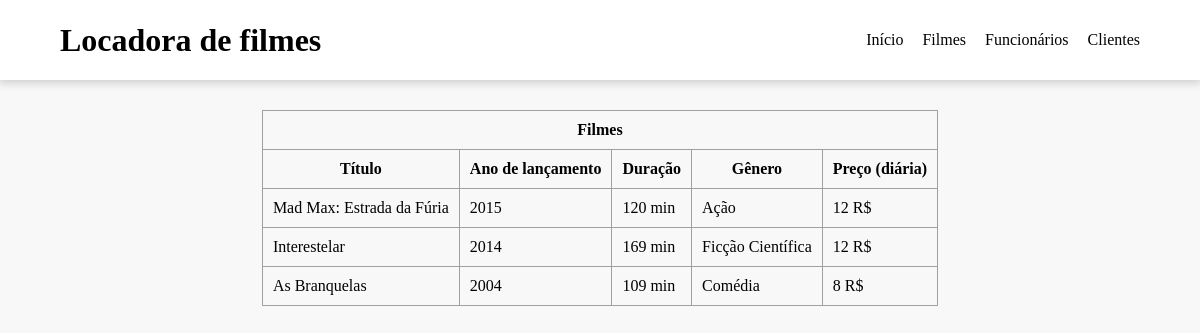
The page / on the database its author committed.
### tables this page shows
CREATE TABLE filme (
    id_filme INT NOT NULL PRIMARY KEY AUTO_INCREMENT,
    titulo VARCHAR(45) NOT NULL,
    ano_lancamento INT NOT NULL,
    duracao_min INT NOT NULL,
    preco_diaria DECIMAL NOT NULL,
    id_genero INT,

    CONSTRAINT fk_genero_filme FOREIGN KEY (id_genero) REFERENCES genero(id_genero) ON DELETE SET NULL
);

CREATE TABLE genero (
    id_genero INT NOT NULL PRIMARY KEY AUTO_INCREMENT,
    nome VARCHAR(45) UNIQUE NOT NULL
);

### index.php (the view, shortened to what this page needs)
<?php
require('conexao.php');
$sql = "SELECT f.titulo, f.ano_lancamento, f.duracao_min, f.preco_diaria, g.nome FROM filme AS f
        LEFT JOIN genero AS g
        ON f.id_genero = g.id_genero";
$statement = $pdo -> query($sql);
$resultado = $statement -> fetchAll(PDO::FETCH_ASSOC);
?>
<!DOCTYPE html>
<html lang="pt-br">
<head>
  <link rel="stylesheet" href="css/style.css">
</head>
<body>
  <header>
    <div id="header-container">
      <h1>Locadora de filmes</h1>
      <nav>
        <a href="index.php" class="header-link">Início</a>
        <a href="" class="header-link">Filmes</a>
        <a href="" class="header-link">Funcionários</a>
        <a href="" class="header-link">Clientes</a>
      </nav>
    </div>
  </header>
  <main>
    <table>
      <thead>
        <tr>
          <th colspan="5">Filmes</th>
        </tr>
      </thead>
      <tbody>
        <tr>
          <th>Título</th>
          <th>Ano de lançamento</th>
          <th>Duração</th>
          <th>Gênero</th>
          <th>Preço (diária)</th>
        </tr>
        <?php foreach($resultado as $filme): ?>
          <tr>
            <td><?= $filme['titulo'] ?></td>
            <td><?= $filme['ano_lancamento'] ?></td>
            <td><?= "$filme[duracao_min] min" ?></td>
            <td><?= $filme['nome'] ?></td>
            <td><?= "$filme[preco_diaria] R$" ?></td>
          </tr>
        <?php endforeach ?>
      </tbody>
    </table>
  </main>
</body>
</html>

### css/style.css (style rules this page uses)
:root { --body-bg: #f8f8f8; --header-bg: #fff; --header-shadow: 0 0 10px 2px rgba(0, 0, 0, 0.2); --link-color: #000; }
* { margin: 0; padding: 0; box-sizing: border-box; }
body { background: var(--body-bg); }
header { position: fixed; width: 100vw; height: 80px; background: var(--header-bg); box-shadow: var(--header-shadow); }
#header-container { width: 90%; height: 100%; margin: 0 auto; display: flex; justify-content: space-between; align-items: center; }
.header-link { margin-left: 15px; text-decoration: none; color: var(--link-color); border-bottom: 2px solid transparent; transition: 0.2s all ease-in-out; }
main { width: 100vw; padding-top: 110px; }
table { margin: 0 auto; border-collapse: collapse; border-spacing: 0; }
th, td { padding: 10px; border: 1px solid #a0a0a0; }

### rows shown on the page
filme: titulo "Mad Max: Estrada da Fúria", ano_lancamento "2015", duracao_min "120", id_genero.nome "Ação", preco_diaria "12"
filme: titulo "Interestelar", ano_lancamento "2014", duracao_min "169", id_genero.nome "Ficção Científica", preco_diaria "12"
filme: titulo "As Branquelas", ano_lancamento "2004", duracao_min "109", id_genero.nome "Comédia", preco_diaria "8"
